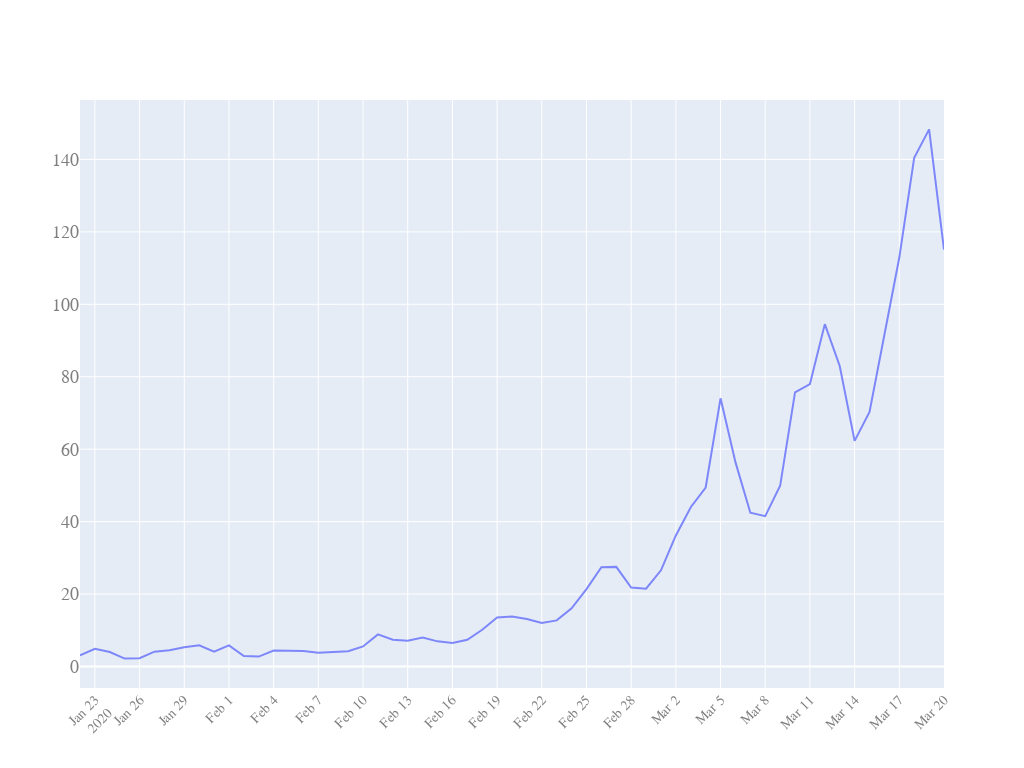

The cell this chart's notebook holds for it:
### Code cell
quick_plot(df_analyse.date, df_analyse.iloc[40:,[6]], y_scale='linear')
